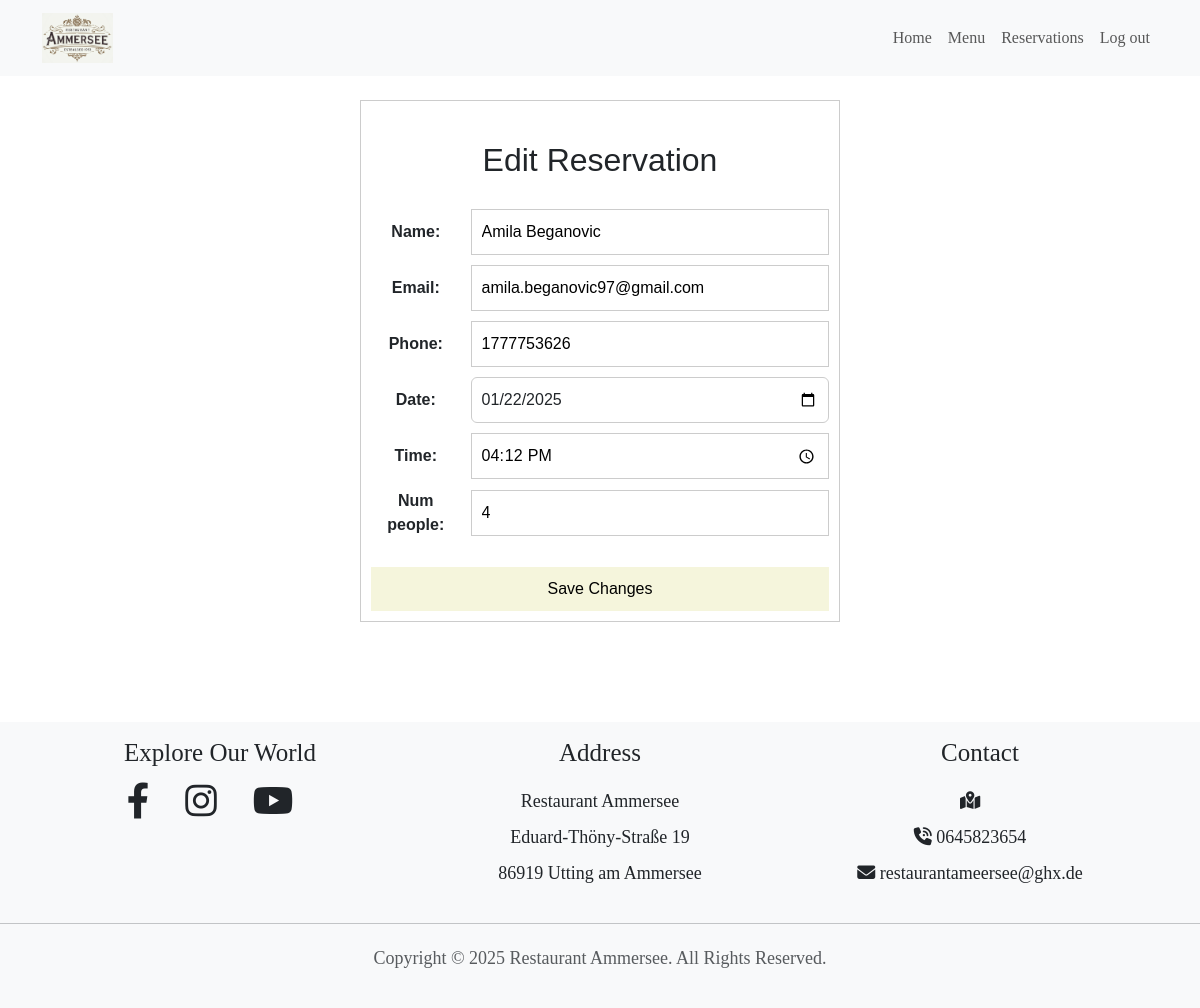
/restaurant/admin/reservations/36/edit/ (signed in), run on the app's committed database.
### restaurant/models.py (models this page shows, shortened)
class Reservation(models.Model):
    time = models.TimeField(blank=False, null=False)
    num_people = models.IntegerField(
        validators=[MinValueValidator(1)]  # Ensure the number of people is at least 1
    )
    name = models.CharField(max_length=200)
    email = models.EmailField(validators=[EmailValidator()], blank=True, null=True)  # Allow blank email
    phone = models.CharField(
        max_length=20, validators=[RegexValidator(r"^\+?\d{9,15}$")]  # Validate phone number format
    )
    date = models.DateField(validators=[validate_future_date])  # Use the custom validator
    user = models.ForeignKey(
        settings.AUTH_USER_MODEL, on_delete=models.CASCADE, null=True, blank=True  # Link to the User model
    )

### restaurant/views.py (the view)
# urls.py: path("admin/reservations/<int:pk>/edit/", views.admin_edit_reservation, name="admin_edit_reservation"),
@login_required
@user_passes_test(lambda u: u.is_superuser)
def admin_edit_reservation(request, pk):
    reservation = get_object_or_404(Reservation, pk=pk)
    if request.method == "POST":
        form = ReservationForm(request.POST, instance=reservation)
        if form.is_valid():
            form.save()
            return redirect("restaurant:admin_reservations")
    else:
        form = ReservationForm(instance=reservation)
    return render(
        request,
        "reservations/admin_edit_reservation.html",
        {"form": form, "reservation": reservation},
    )

### restaurant/forms.py (shortened to what this page needs)
class ReservationForm(forms.ModelForm):
    class Meta:
        model = Reservation  # Use the Reservation model
        fields = ['name', 'email', 'phone', 'date', 'time', 'num_people']
        widgets = {  # Customize the widgets for some fields
            'date': forms.DateInput(  # Use a date picker for the date field
                attrs={
                    'type': 'date',
                    'class': 'datepicker',
                    'placeholder': 'Select a date'
                },
                format='%Y-%m-%d'
            ),
            'time': forms.TimeInput(attrs={'type': 'time'}),  # Use a time picker for the time field
            'email': forms.EmailInput(attrs={}),  # Use a default email input
        }

### restaurant/templates/reservations/admin_edit_reservation.html (shortened to what this page needs)
{% extends 'base.html' %}
{% block content %}
{% load static %}
<link rel="stylesheet" href="{% static 'css/reservations.css' %}">
<div id="edit-reservation-form">
  <h2>Edit Reservation</h2>
  <form method="post">
    {{ form.name.label_tag }}
    {{ form.name }}
    {{ form.email.label_tag }}
    {{ form.email }}
    {{ form.phone.label_tag }}
    {{ form.phone }}
    {{ form.date.label_tag }}
    <input type="date" name="date" class="form-control" id="{{ form.date.id_for_label }}"
      value="{{ form.date.value|date:'Y-m-d' }}">
    {{ form.time.label_tag }}
    {{ form.time }}
    {{ form.num_people.label_tag }}
    {{ form.num_people }}
    <button type="submit">Save Changes</button>
  </form>
</div>
{% endblock %}

### staticfiles/css/style.css (style rules this page uses)
html, body { width: 100%; margin: 0; font-family: 'Playfair Display', serif; display: flex; flex-direction: column; min-height: 100vh; gap: 50px; }

### static/css/reservations.css (style rules this page uses)
#edit-reservation-form { background-color: #fff; border: 1px solid #ccc; padding: 20px; width: 40%; margin: 50px auto; font-family: Arial, sans-serif; text-align: center; }
#edit-reservation-form form { display: grid; grid-template-columns: 1fr 2fr; gap: 10px; align-items: center; }
#edit-reservation-form label { grid-column: 1; text-align: right; font-weight: bold; }
#edit-reservation-form input, #edit-reservation-form select { grid-column: 2; box-sizing: border-box; padding: 10px; border: 1px solid #ccc; }
#edit-reservation-form button { grid-column: 1 / span 2; background-color: beige; color: #000000; padding: 10px 20px; border: none; cursor: pointer; width: 100%; margin-top: 20px; }
#edit-reservation-form { background-color: #fff; border: 1px solid #ccc; padding: 10px; width: 40%; font-family: Arial, sans-serif; text-align: center; }
#edit-reservation-form h2 { margin: 30px; }
#edit-reservation-form form { display: grid; grid-template-columns: 0.5fr 2fr; gap: 10px; align-items: center; justify-content: start; text-align: left; }
#edit-reservation-form label { grid-column: 1; text-align: center; font-weight: bold; }

### data on the page
Reservation: name "Amila Beganovic", email "amila.beganovic97@gmail.com", phone "1777753626", date "01/22/2025", time "16:12:00", num_people "4"
